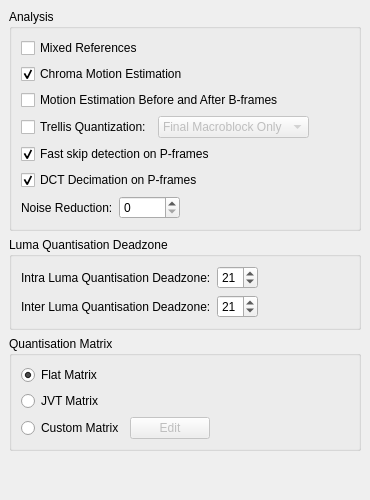
     <widget class="QWidget" name="tab_7" >
      <attribute name="title" >
       <string>Analysis</string>
      </attribute>
      <layout class="QVBoxLayout" >
       <property name="margin" >
        <number>9</number>
       </property>
       <property name="spacing" >
        <number>6</number>
       </property>
       <item>
        <widget class="QGroupBox" name="groupBox_12" >
         <property name="title" >
          <string>Analysis</string>
         </property>
         <layout class="QVBoxLayout" >
          <property name="margin" >
           <number>9</number>
          </property>
          <property name="spacing" >
           <number>6</number>
          </property>
          <item>
           <layout class="QVBoxLayout" >
            <property name="margin" >
             <number>0</number>
            </property>
            <property name="spacing" >
             <number>6</number>
            </property>
            <item>
             <widget class="QCheckBox" name="mixedRefsCheckBox" >
              <property name="text" >
               <string>Mixed References</string>
              </property>
             </widget>
            </item>
            <item>
             <widget class="QCheckBox" name="chromaMotionEstCheckBox" >
              <property name="text" >
               <string>Chroma Motion Estimation</string>
              </property>
              <property name="checked" >
               <bool>true</bool>
              </property>
             </widget>
            </item>
            <item>
             <widget class="QCheckBox" name="bFrameMotionEstCheckBox" >
              <property name="text" >
               <string>Motion Estimation Before and After B-frames</string>
              </property>
             </widget>
            </item>
            <item>
             <layout class="QHBoxLayout" >
              <property name="margin" >
               <number>0</number>
              </property>
              <property name="spacing" >
               <number>6</number>
              </property>
              <item>
               <widget class="QCheckBox" name="trellisCheckBox" >
                <property name="text" >
                 <string>Trellis Quantization:</string>
                </property>
               </widget>
              </item>
              <item>
               <widget class="QComboBox" name="trellisComboBox" >
                <property name="enabled" >
                 <bool>false</bool>
                </property>
                <item>
                 <property name="text" >
                  <string>Final Macroblock Only</string>
                 </property>
                </item>
                <item>
                 <property name="text" >
                  <string>Always On</string>
                 </property>
                </item>
               </widget>
              </item>
              <item>
               <spacer>
                <property name="orientation" >
                 <enum>Qt::Horizontal</enum>
                </property>
                <property name="sizeHint" >
                 <size>
                  <width>40</width>
                  <height>20</height>
                 </size>
                </property>
               </spacer>
              </item>
             </layout>
            </item>
            <item>
             <widget class="QCheckBox" name="fastPSkipCheckBox" >
              <property name="text" >
               <string>Fast skip detection on P-frames</string>
              </property>
              <property name="checked" >
               <bool>true</bool>
              </property>
             </widget>
            </item>
            <item>
             <widget class="QCheckBox" name="dctDecimateCheckBox" >
              <property name="text" >
               <string>DCT Decimation on P-frames</string>
              </property>
              <property name="checked" >
               <bool>true</bool>
              </property>
             </widget>
            </item>
            <item>
             <layout class="QHBoxLayout" >
              <property name="margin" >
               <number>0</number>
              </property>
              <property name="spacing" >
               <number>6</number>
              </property>
              <item>
               <widget class="QLabel" name="label_42" >
                <property name="text" >
                 <string>Noise Reduction:</string>
                </property>
               </widget>
              </item>
              <item>
               <widget class="QSpinBox" name="noiseReductionSpinBox" >
                <property name="maximum" >
                 <number>65536</number>
                </property>
               </widget>
              </item>
              <item>
               <spacer>
                <property name="orientation" >
                 <enum>Qt::Horizontal</enum>
                </property>
                <property name="sizeHint" >
                 <size>
                  <width>40</width>
                  <height>20</height>
                 </size>
                </property>
               </spacer>
              </item>
             </layout>
            </item>
           </layout>
          </item>
         </layout>
        </widget>
       </item>
       <item>
        <widget class="QGroupBox" name="groupBox_13" >
         <property name="title" >
          <string>Luma Quantisation Deadzone</string>
         </property>
         <layout class="QVBoxLayout" >
          <property name="margin" >
           <number>9</number>
          </property>
          <property name="spacing" >
           <number>6</number>
          </property>
          <item>
           <layout class="QGridLayout" >
            <property name="margin" >
             <number>0</number>
            </property>
            <property name="spacing" >
             <number>6</number>
            </property>
            <item row="0" column="0" >
             <widget class="QLabel" name="label_44" >
              <property name="text" >
               <string>Intra Luma Quantisation Deadzone:</string>
              </property>
             </widget>
            </item>
            <item row="1" column="0" >
             <widget class="QLabel" name="label_43" >
              <property name="text" >
               <string>Inter Luma Quantisation Deadzone:</string>
              </property>
             </widget>
            </item>
            <item row="0" column="1" >
             <layout class="QHBoxLayout" >
              <property name="margin" >
               <number>0</number>
              </property>
              <property name="spacing" >
               <number>6</number>
              </property>
              <item>
               <widget class="QSpinBox" name="intraLumaSpinBox" >
                <property name="maximum" >
                 <number>32</number>
                </property>
                <property name="value" >
                 <number>21</number>
                </property>
               </widget>
              </item>
              <item>
               <spacer>
                <property name="orientation" >
                 <enum>Qt::Horizontal</enum>
                </property>
                <property name="sizeHint" >
                 <size>
                  <width>40</width>
                  <height>20</height>
                 </size>
                </property>
               </spacer>
              </item>
             </layout>
            </item>
            <item row="1" column="1" >
             <layout class="QHBoxLayout" >
              <property name="margin" >
               <number>0</number>
              </property>
              <property name="spacing" >
               <number>6</number>
              </property>
              <item>
               <widget class="QSpinBox" name="interLumaSpinBox" >
                <property name="maximum" >
                 <number>32</number>
                </property>
                <property name="value" >
                 <number>21</number>
                </property>
               </widget>
              </item>
              <item>
               <spacer>
                <property name="orientation" >
                 <enum>Qt::Horizontal</enum>
                </property>
                <property name="sizeHint" >
                 <size>
                  <width>40</width>
                  <height>20</height>
                 </size>
                </property>
               </spacer>
              </item>
             </layout>
            </item>
           </layout>
          </item>
         </layout>
        </widget>
       </item>
       <item>
        <widget class="QGroupBox" name="groupBox_14" >
         <property name="title" >
          <string>Quantisation Matrix</string>
         </property>
         <layout class="QVBoxLayout" >
          <property name="margin" >
           <number>9</number>
          </property>
          <property name="spacing" >
           <number>6</number>
          </property>
          <item>
           <layout class="QVBoxLayout" >
            <property name="margin" >
             <number>0</number>
            </property>
            <property name="spacing" >
             <number>6</number>
            </property>
            <item>
             <widget class="QRadioButton" name="matrixFlatRadioButton" >
              <property name="text" >
               <string>Flat Matrix</string>
              </property>
              <property name="checked" >
               <bool>true</bool>
              </property>
             </widget>
            </item>
            <item>
             <widget class="QRadioButton" name="matrixJvtRadioButton" >
              <property name="text" >
               <string>JVT Matrix</string>
              </property>
             </widget>
            </item>
            <item>
             <layout class="QHBoxLayout" >
              <property name="margin" >
               <number>0</number>
              </property>
              <property name="spacing" >
               <number>6</number>
              </property>
              <item>
               <widget class="QRadioButton" name="matrixCustomRadioButton" >
                <property name="text" >
                 <string>Custom Matrix</string>
                </property>
               </widget>
              </item>
              <item>
               <widget class="QPushButton" name="matrixCustomEditButton" >
                <property name="enabled" >
                 <bool>false</bool>
                </property>
                <property name="text" >
                 <string>Edit</string>
                </property>
               </widget>
              </item>
              <item>
               <spacer>
                <property name="orientation" >
                 <enum>Qt::Horizontal</enum>
                </property>
                <property name="sizeHint" >
                 <size>
                  <width>40</width>
                  <height>20</height>
                 </size>
                </property>
               </spacer>
              </item>
             </layout>
            </item>
           </layout>
          </item>
         </layout>
        </widget>
       </item>
       <item>
        <spacer>
         <property name="orientation" >
          <enum>Qt::Vertical</enum>
         </property>
         <property name="sizeHint" >
          <size>
           <width>20</width>
           <height>40</height>
          </size>
         </property>
        </spacer>
       </item>
      </layout>
     </widget>
